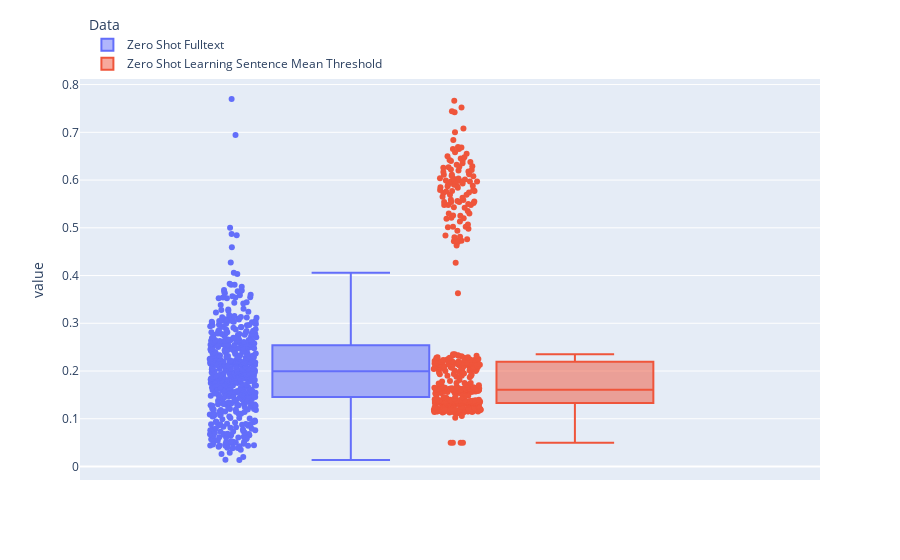

The notebook cell saved with this chart:
### Markdown cell above
### 5.1.3	Zero-Shot Learning satzweise vs. Zero Shots Learning Fulltext

### Code cell
result_prep = result_normal[["Zero Shot Fulltext", "Zero Shot Learning Sentence Mean Threshold"]]
result_prep_melt = result_prep.melt(var_name="Data")
fig = px.box(result_prep_melt, y="value", points="all", color = "Data", width=900)
fig.update_layout(legend=dict(
    yanchor="bottom",
    y=1,
    xanchor="left",
    x=0.01
))

fig.show()

### Figure 1 — Plotly figure (JSON) as saved in the notebook; plotly's stock layout.template omitted (floating-point values rounded to 4 significant figures; data arrays with more than 128 entries replaced by an {"elided": "..."} marker saying what was removed)
{"data": [{"alignmentgroup": "True", "boxpoints": "all", "hovertemplate": "Data=Zero Shot Fulltext<br>value=%{y}<extra></extra>", "legendgroup": "Zero Shot Fulltext", "marker": {"color": "#636efa"}, "name": "Zero Shot Fulltext", "notched": false, "offsetgroup": "Zero Shot Fulltext", "orientation": "v", "showlegend": true, "type": "box", "x0": " ", "xaxis": "x", "y": {"elided": "540 float values"}, "y0": " ", "yaxis": "y"}, {"alignmentgroup": "True", "boxpoints": "all", "hovertemplate": "Data=Zero Shot Learning Sentence Mean Threshold<br>value=%{y}<extra></extra>", "legendgroup": "Zero Shot Learning Sentence Mean Threshold", "marker": {"color": "#EF553B"}, "name": "Zero Shot Learning Sentence Mean Threshold", "notched": false, "offsetgroup": "Zero Shot Learning Sentence Mean Threshold", "orientation": "v", "showlegend": true, "type": "box", "x0": " ", "xaxis": "x", "y": {"elided": "540 float values"}, "y0": " ", "yaxis": "y"}], "layout": {"boxmode": "group", "legend": {"title": {"text": "Data"}, "tracegroupgap": 0, "x": 0.01, "xanchor": "left", "y": 1, "yanchor": "bottom"}, "margin": {"t": 60}, "width": 900, "xaxis": {"anchor": "y", "domain": [0, 1]}, "yaxis": {"anchor": "x", "domain": [0, 1], "title": {"text": "value"}}}}
